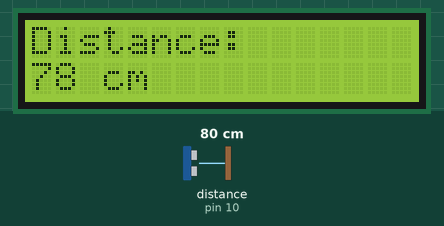
This sketch was run on a simulated Arduino Uno, built with avr-gcc and run on an emulated ATmega328P. On the bench: 16×2 character LCD. Wiring (inferred from the names in the program): ultrasonic range finder: trigger pin 9; echo pin 10. The test bench sets the inputs (shaded band); at power-on: distance to the obstacle (sensor on pin 10) 80 cm. The echo pulse lasts 58.3 µs per cm.

Above: at 1.2 s.
1.3 s: distance to the obstacle (sensor on pin 10) set to 2 cm
At 2.8 s:
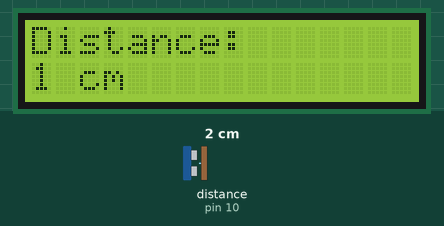
3.1 s: distance to the obstacle (sensor on pin 10) set to 4 cm
At 3.8 s:
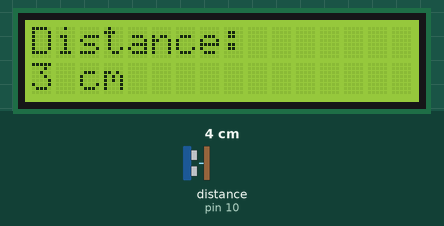
4.7 s: distance to the obstacle (sensor on pin 10) set to 9 cm
At 6.0 s:
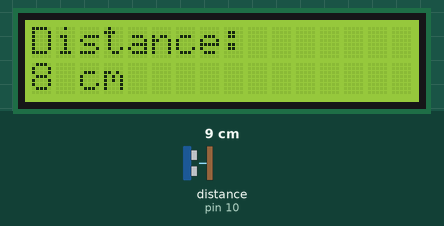
Timing chart, 0 to 7.7 s (numbered marks = the images above; inputs shaded):
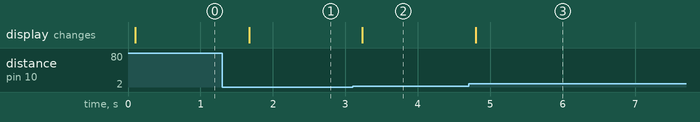

The sketch:

D.ino
```cpp
#include <Wire.h>
#include <LiquidCrystal_I2C.h>

LiquidCrystal_I2C lcd(0x27, 16, 2);

#define TRIG_PIN 9
#define ECHO_PIN 10

void setup() {
  lcd.begin(16, 2);
  pinMode(TRIG_PIN, OUTPUT);
  pinMode(ECHO_PIN, INPUT);
  lcd.setCursor(0, 0);
  lcd.print("Distance: ");
}

void loop() {
  digitalWrite(TRIG_PIN, LOW);
  delayMicroseconds(2);
  digitalWrite(TRIG_PIN, HIGH);
  delayMicroseconds(10);
  digitalWrite(TRIG_PIN, LOW);

  long duration = pulseIn(ECHO_PIN, HIGH);
  int distance = duration * 0.034 / 2;

  lcd.setCursor(0, 1);
  lcd.print("                ");  // Clear previous reading
  lcd.setCursor(0, 1);
  lcd.print(distance);
  lcd.print(" cm");

  delay(500);
}
```

Measured:
- after the input at 1.3 s, the display: changes after 0.37 s (image 1)
- after the input at 3.1 s, the display: changes after 0.13 s (image 2)
- after the input at 4.7 s, the display: changes after 0.10 s (image 3)
